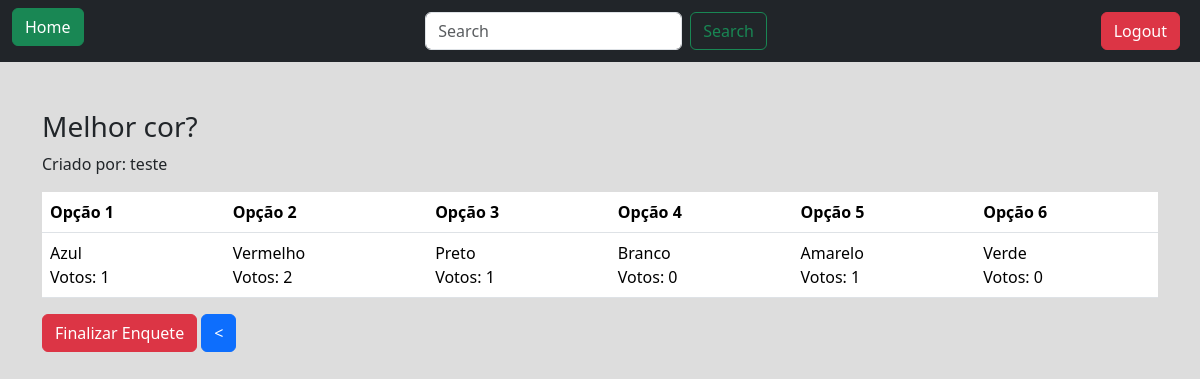
The app's page /detalhe-enquete/10/ (signed in) with its own data.
### forms/models.py (models this page shows)
class Enquete(models.Model):
    pergunta = models.CharField(max_length=255)
    opcao1 = models.CharField(max_length=255)
    opcao2 = models.CharField(max_length=255)
    opcao3 = models.CharField(max_length=255)
    opcao4 = models.CharField(max_length=255)
    opcao5 = models.CharField(max_length=255)
    opcao6 = models.CharField(max_length=255)
    opcao1_resultado = models.IntegerField(default=0)
    opcao2_resultado = models.IntegerField(default=0)
    opcao3_resultado = models.IntegerField(default=0)
    opcao4_resultado = models.IntegerField(default=0)
    opcao5_resultado = models.IntegerField(default=0)
    opcao6_resultado = models.IntegerField(default=0)
    criador = models.ForeignKey(User, blank=False, on_delete=models.CASCADE)
    finalizado = models.BooleanField(default=True)

### forms/views.py (the view)
# urls.py: path('detalhe-enquete/<int:id>/', views.detalhe, name='detalhe-enquete'),
def detalhe(request, id):
    enquete = Enquete.objects.get(id=id)
    return render(request, "pages/detalhe_enquete.html", {"enquete": enquete})

### forms/templates/pages/detalhe_enquete.html (shortened to what this page needs)
<!DOCTYPE html>
<html lang="en">
  <head>
    <link
      rel="stylesheet"
      href="https://cdn.jsdelivr.net/npm/bootstrap@5.3.2/dist/css/bootstrap.min.css"
    />
  </head>
  <body style="background-color: #ddd">
    <nav class="navbar navbar-expand-lg bg-dark">
      <div class="container-fluid">
        <div class="d-flex">
          <h5>
            <a class="btn btn-success me-2" href="{% url 'home' %}">Home</a>
          </h5>
        </div>
        <form class="d-flex" role="search" action="{% url 'buscar-enquete' %}">
          <input
            class="form-control me-2"
            type="search"
            placeholder="Search"
            aria-label="Search"
            name="q"
          />
          <button class="btn btn-outline-success" type="submit">Search</button>
        </form>
        <div class="d-flex">
          {% if request.user.is_authenticated %}
          <a class="btn btn-danger me-2" href="{% url 'logout' %}">Logout</a>
          {% else %}
          <a class="btn btn-success me-2" href="{% url 'login' %}">Login</a>
          {% endif %}
        </div>
      </div>
    </nav>
    <div class="container m-7 mt-5">
      <form method="post" action="{% url 'opcoes' enquete.id %}">
        {% if enquete.criador == request.user %}
        <table class="table">
          <h3>{{ enquete.pergunta }}</h3>
          <p>Criado por: {{ enquete.criador }}</p>
          <thead>
            <tr>
              <th scope="col">Opção 1</th>
              <th scope="col">Opção 2</th>
              <th scope="col">Opção 3</th>
              <th scope="col">Opção 4</th>
              <th scope="col">Opção 5</th>
              <th scope="col">Opção 6</th>
            </tr>
          </thead>
          <tbody>
            <tr>
              <td>
                <label>
                  {{ enquete.opcao1 }}
                  <br>
                  Votos: {{ enquete.opcao1_resultado }}
                </label>
              </td>
              <td>
                <label>
                  {{ enquete.opcao2 }}
                  <br>
                  Votos: {{ enquete.opcao2_resultado }}
                </label>
              </td>
              <td>
                <label>
                  {{ enquete.opcao3 }}
                  <br>
                  Votos: {{ enquete.opcao3_resultado }}
                </label>
              </td>
              <td>
                <label>
                  {{ enquete.opcao4 }}
                  <br>
                  Votos: {{ enquete.opcao4_resultado }}
                </label>
              </td>
              <td>
                <label>
                  {{ enquete.opcao5 }}
                  <br>
                  Votos: {{ enquete.opcao5_resultado }}
                </label>
              </td>
              <td>
                <label>
                  {{ enquete.opcao6 }}
                  <br>
                  Votos: {{ enquete.opcao6_resultado }}
                </label>
              </td>
            </tr>
          </tbody>
        </table>
        {% endif %}
        {% if enquete.criador == request.user %}
        <a
          class="btn btn-danger"
          href="{% url 'finalizar-enquete' enquete.id %}"
          role="button"
          >Finalizar Enquete</a
        >
        {% else %}
        <button type="submit" class="btn btn-primary">Votar</button>
        {% endif %}
        <button
          type="button"
          class="btn btn-primary"
          onclick="history.back(), preventDefault()"
        >
          <
        </button>
      </form>
    </div>
  </body>
</html>

### records on screen
Enquete: pergunta "Melhor cor?", criador "teste", opcao1 "Azul", opcao1_resultado "1", opcao2 "Vermelho", opcao2_resultado "2", opcao3 "Preto", opcao3_resultado "1", opcao4 "Branco", opcao4_resultado "0", opcao5 "Amarelo", opcao5_resultado "1", opcao6 "Verde", opcao6_resultado "0"
